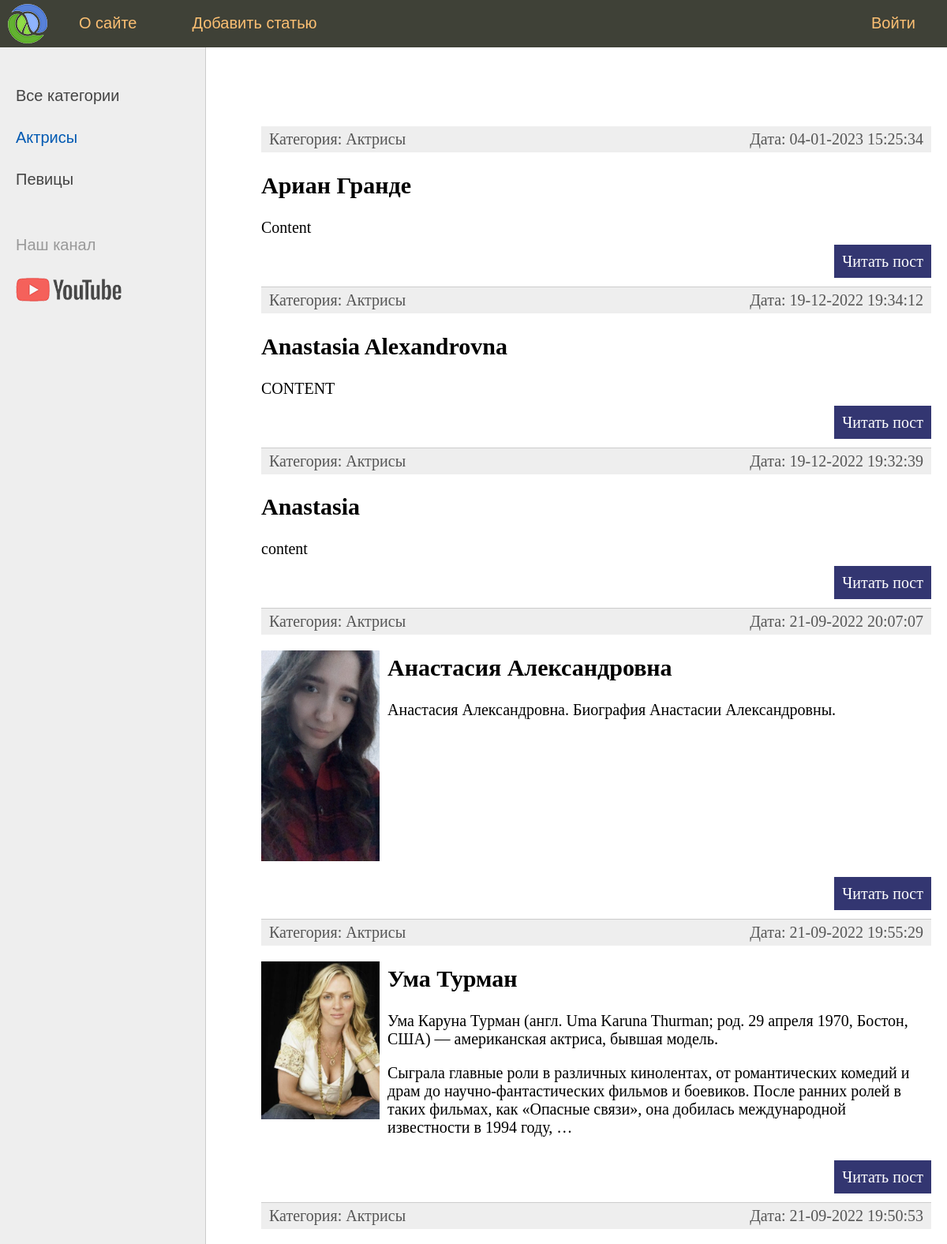
The page /category/aktrisy/ (upper part) on the database as committed earlier.
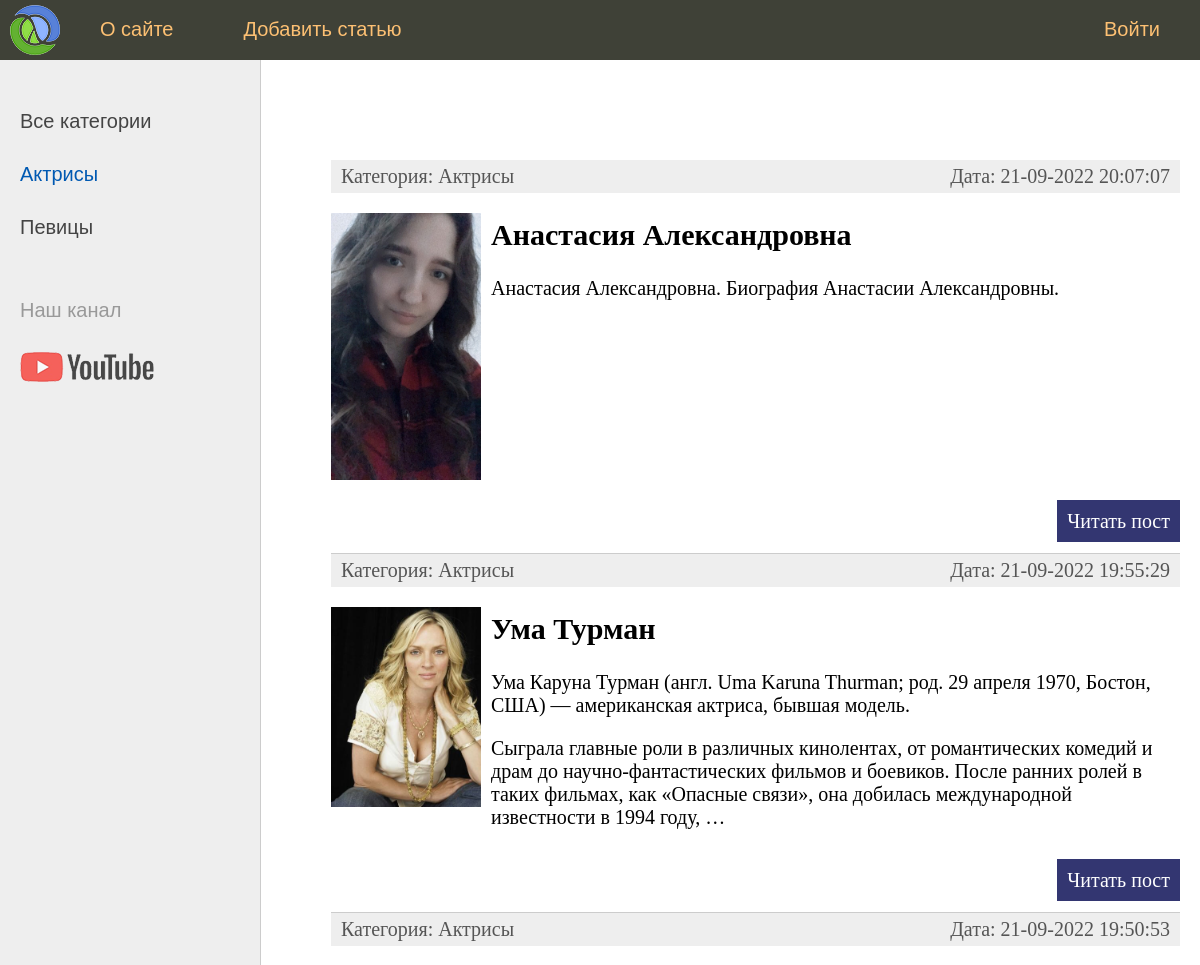
The same page on the database as committed later.
### women/models.py (models this page shows, shortened)
class Category(models.Model):
    name = models.CharField(max_length=100, db_index=True, verbose_name="Категория")
    slug = models.SlugField(max_length=255, unique=True, db_index=True, verbose_name="URL")
    def __str__(self):
        return self.name
    def get_absolute_url(self):
        return reverse('category', kwargs={'cat_slug': self.slug})
    class Meta:
        verbose_name = 'Категория'
        verbose_name_plural = 'Категории'
        ordering = ['id']

class Women(models.Model):
    title = models.CharField(max_length=255, verbose_name="Название")
    slug = models.SlugField(max_length=255, unique=True, db_index=True, verbose_name="URL")
    content = models.TextField(blank=True, verbose_name="Содержание")
    photo = models.ImageField(upload_to="photos/%Y/%m/%d", verbose_name="Фото")
    time_create = models.DateTimeField(auto_now_add=True, verbose_name="Время создания")
    time_update = models.DateTimeField(auto_now=True, verbose_name="Время обновления")
    is_published = models.BooleanField(default=True, verbose_name="Статус публикации")
    cat = models.ForeignKey('Category', on_delete=models.PROTECT, verbose_name="Категории")
    def get_absolute_url(self):
        return reverse('post', kwargs={'post_slug': self.slug})
    class Meta:
        verbose_name = 'Известные женщины'
        verbose_name_plural = 'Известные женщины'
        ordering = ['-time_create', 'title']

### women/views.py (the view)
# urls.py: path('category/<slug:cat_slug>/', WomenCategory.as_view(), name='category'),
class WomenCategory(ListView):
    model = Women
    template_name = 'women/index.html'
    context_object_name = 'posts'
    allow_empty = False
    def get_queryset(self):
        return Women.objects.filter(cat__slug=self.kwargs['cat_slug'], is_published=True)
    def get_context_data(self, *, object_list=None, **kwargs):
        context = super().get_context_data(**kwargs)
        context['title'] = 'Категория - ' + str(context['posts'][0].cat)
        context['menu'] = menu
        context['cat_selected'] = context['posts'][0].cat_id
        return context

### women/templatetags/women_tags.py (called while the page is built)
@register.inclusion_tag('women/list_categories.html')
def show_categories(sort=None, cat_selected=0):
    if not sort:
        cats = Category.objects.all()
    else:
        cats = Category.objects.order_by(sort)
    return {"cats": cats, "cat_selected": cat_selected}

### women/templates/women/index.html (shortened to what this page needs)
{% extends 'women/base.html' %}
{% block content %}
<ul class="list-articles">
	{% for p in posts %}
			<li><div class="article-panel">
	<p class="first">Категория: {{p.cat}}</p>
	<p class="last">Дата: {{p.time_update|date:"d-m-Y H:i:s"}}</p>
</div>
{% if p.photo %}
    <p><img class="img-article-left thumb" src="{{p.photo.url}}"></p>
{% endif %}
				<h2>{{p.title}}</h2>
	{% autoescape on %}
	{{p.content|linebreaks|truncatewords:50}}
	{% endautoescape %}
			<p class="link-read-post"><a href="{{ p.get_absolute_url }}">Читать пост</a></p>
			</li>
	{% endfor %}
</ul>
{% endblock %}

### women/templates/women/list_categories.html
{% for c in cats %}
		{% if c.pk == cat_selected %}
			<li class="selected">{{c.name}}</li>
		{% else %}
			<li><a href="{{ c.get_absolute_url }}">{{c.name}}</a></li>
		{% endif %}
{% endfor %}

Rows that differ between the two databases and show on the page:
no longer on this page (row edited): Women: cat "Актрисы", time_update "04-01-2023 15:25:34", title "Ариан Гранде", content "Content"
no longer on this page (row edited): Women: cat "Актрисы", time_update "19-12-2022 19:34:12", title "Anastasia Alexandrovna", content "CONTENT"
no longer on this page (row edited): Women: cat "Актрисы", time_update "19-12-2022 19:32:39", title "Anastasia", content "content"
